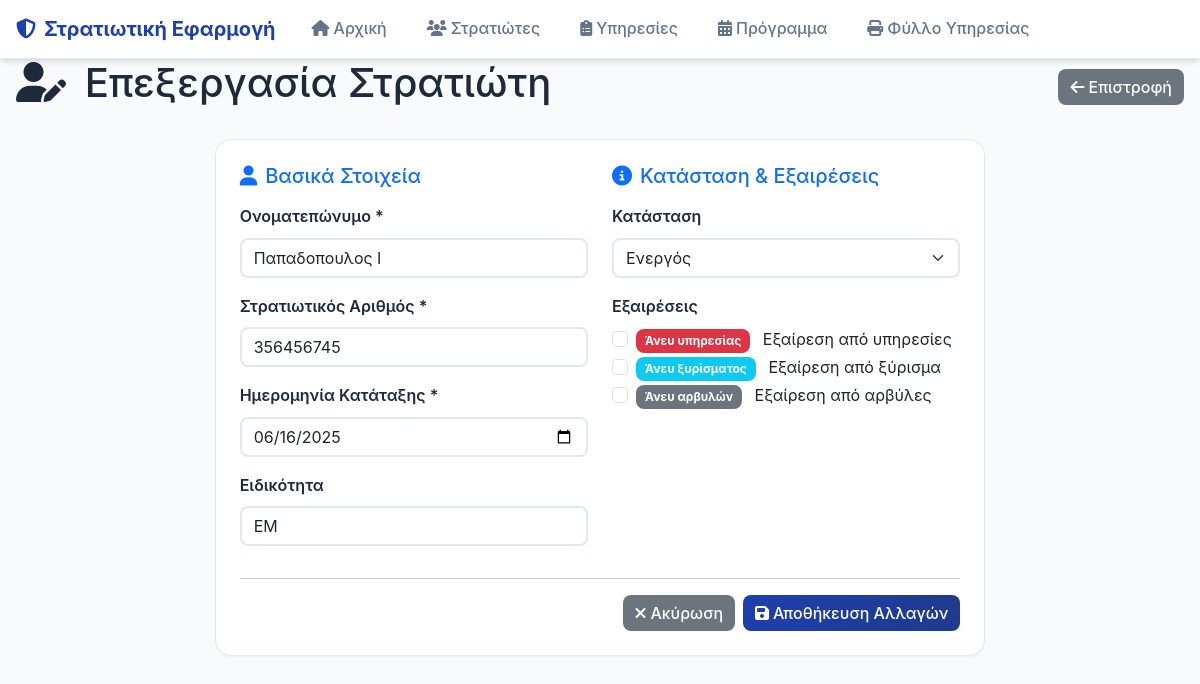
The page /soldiers/1/edit on the database its author committed.
### models.py (models this page shows, shortened)
class Soldier(db.Model):
    id = db.Column(db.Integer, primary_key=True)
    name = db.Column(db.String(100), nullable=False)
    military_id = db.Column(db.String(20), unique=True, nullable=False)
    enlistment_date = db.Column(db.Date, nullable=False)
    specialty = db.Column(db.String(100))
    status = db.Column(db.String(50), default='Active')  # Active, On Leave
    exemption_no_duty = db.Column(db.Boolean, default=False)  # Άνευ υπηρεσίας
    exemption_no_shaving = db.Column(db.Boolean, default=False)  # Άνευ ξυρίσματος
    exemption_no_boots = db.Column(db.Boolean, default=False)  # Άνευ αρβυλών
    created_at = db.Column(db.DateTime, default=datetime.utcnow)
    duty_assignments = db.relationship('DutyAssignment', backref='soldier', lazy=True, cascade='all, delete-orphan')

### routes.py (the view, shortened to what this page needs)
@app.route('/soldiers/<int:soldier_id>/edit', methods=['GET', 'POST'])
def edit_soldier(soldier_id):
    soldier = Soldier.query.get_or_404(soldier_id)
    return render_template('edit_soldier.html', soldier=soldier)

### templates/edit_soldier.html (shortened to what this page needs)
{% extends "base.html" %}
{% block content %}
<div class="d-flex justify-content-between align-items-center mb-4">
    <h1>
        <i class="fas fa-user-edit me-2"></i>
        Επεξεργασία Στρατιώτη
    </h1>
    <a href="{{ url_for('soldiers') }}" class="btn btn-secondary">
        <i class="fas fa-arrow-left me-1"></i>Επιστροφή
    </a>
</div>
<div class="row justify-content-center">
    <div class="col-md-8">
        <div class="card">
            <div class="card-body">
                <form method="POST" class="needs-validation" novalidate>
                    <div class="row">
                        <div class="col-md-6">
                            <h5 class="mb-3 text-primary">
                                <i class="fas fa-user me-2"></i>Βασικά Στοιχεία
                            </h5>
                            <div class="mb-3">
                                <label for="name" class="form-label">Ονοματεπώνυμο *</label>
                                <input type="text" class="form-control" id="name" name="name"
                                       value="{{ soldier.name }}" required>
                            </div>
                            <div class="mb-3">
                                <label for="military_id" class="form-label">Στρατιωτικός Αριθμός *</label>
                                <input type="text" class="form-control" id="military_id" name="military_id"
                                       value="{{ soldier.military_id }}" required>
                            </div>
                            <div class="mb-3">
                                <label for="enlistment_date" class="form-label">Ημερομηνία Κατάταξης *</label>
                                <input type="date" class="form-control" id="enlistment_date" name="enlistment_date"
                                       value="{{ soldier.enlistment_date.strftime('%Y-%m-%d') }}" required>
                            </div>
                            <div class="mb-3">
                                <label for="specialty" class="form-label">Ειδικότητα</label>
                                <input type="text" class="form-control" id="specialty" name="specialty"
                                       value="{{ soldier.specialty or '' }}" placeholder="π.χ. Πεζικό, Τεχνικός, κλπ.">
                            </div>
                        </div>
                        <div class="col-md-6">
                            <h5 class="mb-3 text-primary">
                                <i class="fas fa-info-circle me-2"></i>Κατάσταση & Εξαιρέσεις
                            </h5>
                            <div class="mb-3">
                                <label for="status" class="form-label">Κατάσταση</label>
                                <select class="form-select" id="status" name="status">
                                    <option value="Active" {{ 'selected' if soldier.status == 'Active' }}>Ενεργός</option>
                                </select>
                            </div>
                            <div class="mb-3">
                                <label class="form-label">Εξαιρέσεις</label>
                                <div class="form-check">
                                    <input class="form-check-input" type="checkbox" id="exemption_no_duty" name="exemption_no_duty"
                                           {{ 'checked' if soldier.exemption_no_duty }}>
                                    <label class="form-check-label" for="exemption_no_duty">
                                        <span class="badge bg-danger me-2">Άνευ υπηρεσίας</span>
                                        Εξαίρεση από υπηρεσίες
                                    </label>
                                </div>
                                <div class="form-check">
                                    <input class="form-check-input" type="checkbox" id="exemption_no_shaving" name="exemption_no_shaving"
                                           {{ 'checked' if soldier.exemption_no_shaving }}>
                                    <label class="form-check-label" for="exemption_no_shaving">
                                        <span class="badge bg-info me-2">Άνευ ξυρίσματος</span>
                                        Εξαίρεση από ξύρισμα
                                    </label>
                                </div>
                                <div class="form-check">
                                    <input class="form-check-input" type="checkbox" id="exemption_no_boots" name="exemption_no_boots"
                                           {{ 'checked' if soldier.exemption_no_boots }}>
                                    <label class="form-check-label" for="exemption_no_boots">
                                        <span class="badge bg-secondary me-2">Άνευ αρβυλών</span>
                                        Εξαίρεση από αρβύλες
                                    </label>
                                </div>
                            </div>
                        </div>
                    </div>
                    <hr>
                    <div class="d-flex justify-content-end">
                        <a href="{{ url_for('soldiers') }}" class="btn btn-secondary me-2">
                            <i class="fas fa-times me-1"></i>Ακύρωση
                        </a>
                        <button type="submit" class="btn btn-primary">
                            <i class="fas fa-save me-1"></i>Αποθήκευση Αλλαγών
                        </button>
                    </div>
                </form>
            </div>
        </div>
    </div>
</div>
{% endblock %}

### static/css/style.css (style rules this page uses)
:root { --primary-color: #1e40af; --primary-dark: #1e3a8a; --primary-light: #3b82f6; --secondary-color: #64748b; --accent-color: #0ea5e9; --success-color: #10b981; --warning-color: #f59e0b; --danger-color: #ef4444; --info-color: #06b6d4; --light-bg: #f8fafc; --card-bg: #ffffff; --dark-text: #1e293b; --text-secondary: #64748b; --border-color: #e2e8f0; --shadow-sm: 0 1px 2px 0 rgba(0, 0, 0, 0.05); --shadow-md: 0 4px 6px -1px rgba(0, 0, 0, 0.1), 0 2px 4px -1px rgba(0, 0, 0, 0.06); --shadow-lg: 0 10px 15px -3px rgba(0, 0, 0, 0.1), 0 4px 6px -2px rgba(0, 0, 0, 0.05); --shadow-xl: 0 20px 25px -5px rgba(0, 0, 0, 0.1), 0 10px 10px -5px rgba(0, 0, 0, 0.04); }
body { font-family: 'Inter', -apple-system, BlinkMacSystemFont, 'Segoe UI', Roboto, sans-serif; background-color: var(--light-bg); color: var(--dark-text); line-height: 1.6; -webkit-font-smoothing: antialiased; -moz-osx-font-smoothing: grayscale; }
.card { border: 1px solid var(--border-color); box-shadow: var(--shadow-sm); border-radius: 16px; transition: all 0.2s ease; background: var(--card-bg); overflow: hidden; }
.card-body { padding: 1.5rem; }
.badge { font-size: 0.75rem; padding: 0.5em 0.75em; border-radius: 0.5rem; }
.btn { border-radius: 0.5rem; font-weight: 500; transition: all 0.3s ease; border: none; }
.btn-primary { background: linear-gradient(135deg, var(--primary-color), var(--primary-dark)); color: white; }
.form-control, .form-select { border: 2px solid var(--border-color); border-radius: 0.5rem; transition: all 0.3s ease; }
.form-label { font-weight: 600; color: var(--dark-text); margin-bottom: 0.5rem; }

### rows shown on the page
Soldier: name "Παπαδοπουλος Ι", military_id "356456745", enlistment_date "06/16/2025", specialty "ΕΜ"
